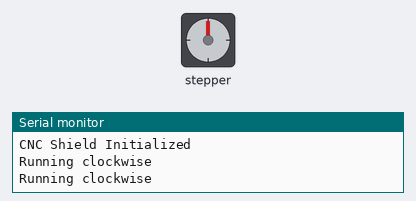
This sketch was run on a simulated Arduino Uno, built with avr-gcc and run on an emulated ATmega328P. On the bench: stepper motor, the last lines printed to the serial monitor. Wiring (inferred from the names in the program): stepper motor driver (200 steps per turn assumed): step pin 3; direction pin 6; enable pin 8.

Above: at 0.3 s.
At 10.0 s:
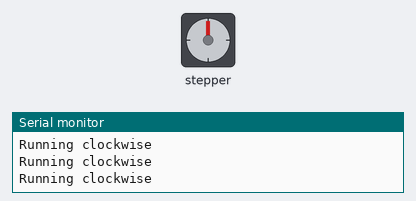
At 20.1 s:
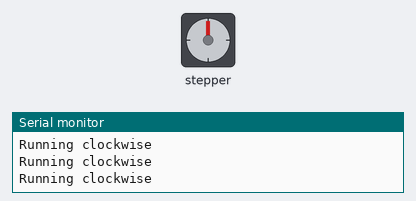
At 39.5 s:
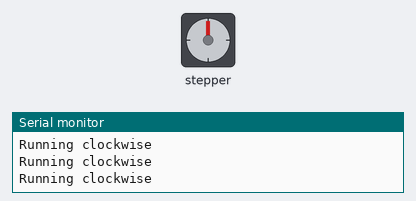
Timing chart, 0 to 40.0 s (numbered marks = the images above):
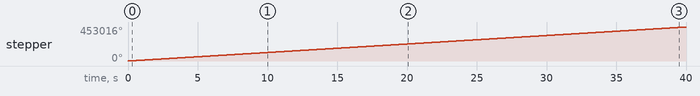

Measured:
- by itself, stepper: keeps turning clockwise at about 11331°/s

The sketch:

gen_wav_cnc.ino
```cpp
const int enPin=8;

const int stepPin = 3; //Y.STEP
const int dirPin = 6; // Y.DIR

const int stepsPerRev=200;
int pulseWidthMicros = 100;   // microseconds
int millisBtwnSteps = 50;
void setup() {
  Serial.begin(9600);
  pinMode(enPin, OUTPUT);
  digitalWrite(enPin, LOW);
  pinMode(stepPin, OUTPUT);
  pinMode(dirPin, OUTPUT);
  Serial.println(F("CNC Shield Initialized"));
}
void loop() {
  Serial.println(F("Running clockwise"));
  digitalWrite(dirPin, HIGH); // Enables the motor to move in a particular direction
  // Makes 200 pulses for making one full cycle rotation
  for (int i = 0; i < 8*stepsPerRev; i++) {
      digitalWrite(stepPin, HIGH);
      delayMicroseconds(pulseWidthMicros);
      digitalWrite(stepPin, LOW);
      delayMicroseconds(millisBtwnSteps);
  }


}
```
